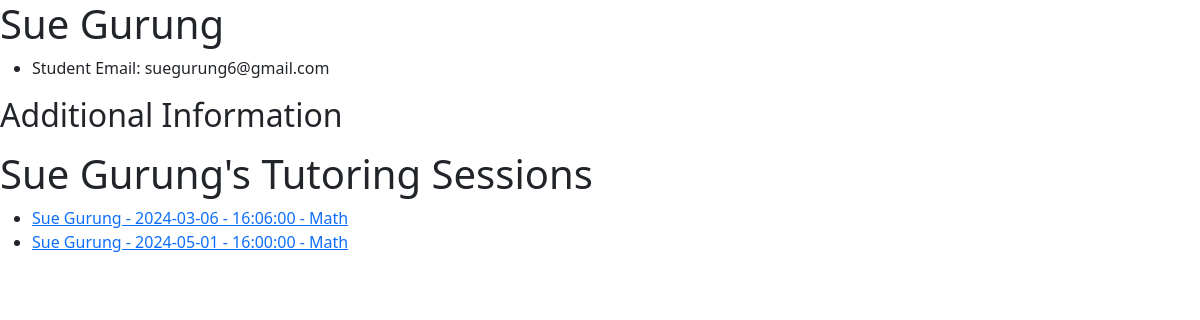
The page /tutoring_student/student/2/ (signed in) on the database its author committed.
### tutoring_student/models.py (models this page shows, shortened)
class Student(models.Model):
    user = models.OneToOneField(User, on_delete=models.CASCADE)
    studentName = models.CharField(max_length=100)
    email = models.EmailField("Email Address")
    password = models.CharField(max_length=100, default="123456")
    phone = models.CharField(max_length=15, null=True)
    location = models.CharField(max_length=100, null=True)
    howDidYouHear = models.CharField(max_length=100, null=True)
    additionalComments = models.TextField(null=True)

class TutoringSession(models.Model):
    def __str__(self):
        return self.student.studentName + " - " + str(self.date) + " - " + str(self.time) + " - " + self.subject
    date = models.DateField("Date of Session")
    time = models.TimeField("Time of Session")
    duration = models.DecimalField("Duration of Session (Hours)", max_digits = 2, decimal_places = 1, validators=[MaxValueValidator(1.5)] )
    subject = models.CharField(max_length=100)
    description = models.TextField("Further Description of Student Needs")
    gradeLevel = models.CharField(max_length=100)
    preferredPlatform = models.CharField(default="Zoom", max_length=100)
    student = models.ForeignKey(Student, on_delete=models.CASCADE)
    tutor = models.ForeignKey(Tutor, on_delete=models.CASCADE, null=True)

### tutoring_student/views.py (the view)
# urls.py: path("student/<int:student_id>/", views.student_details, name="student_details"),
@user_passes_test(check_tutor)
def student_details(request, student_id):
    student = get_object_or_404(Student, pk=student_id)
    tutoringSessionList = []
    if student is None:
        raise Http404("Student does not exist")
    else:
        tutoringSessionList = TutoringSession.objects.filter(student=student).order_by(
            "date"
        )
    return render(
        request,
        "tutoring_student/student_details.html",
        {"student": student, "tutoringSessionList": tutoringSessionList},
    )

### tutoring_student/views.py (called while the page is built)
def check_tutor(user):
    if user is None or not user.is_authenticated:
        return False
    else:
        try:
            tutor = Tutor.objects.get(user=user)
            if tutor is not None:
                return True
            else:
                return False
        except Tutor.DoesNotExist:
            return False

### tutoring_student/templates/tutoring_student/student_details.html (shortened to what this page needs)
<html>
  <head>
    <link
      href="https://cdn.jsdelivr.net/npm/bootstrap@5.0.2/dist/css/bootstrap.min.css"
      rel="stylesheet"
    />
  </head>
  <body>
    <div>
      <h1>{{student.studentName}}</h1>
      <ul>
        <li>Student Email: {{student.email}}</li>
      </ul>
      <h2>Additional Information</h2>
    </div>
    <div>
      <h1>{{student.studentName}}'s Tutoring Sessions</h1>
      {% if tutoringSessionList %}
      <ul>
        {% for session in tutoringSessionList %}
        <li>
          <a href="{% url 'tutoring_student:session_details' session.id %}"
            >{{ session }}</a
          >
        </li>
        {% endfor %}
      </ul>
      {% else %}
      <p>No tutoring sessions.</p>
      {% endif %}
    </div>
  </body>
</html>

### rows shown on the page
Student: email "suegurung6@gmail.com", studentName "Sue Gurung"
TutoringSession: student+date+time "Sue Gurung - 2024-03-06 - 16:06:00 - Math"
TutoringSession: student+date+time "Sue Gurung - 2024-05-01 - 16:00:00 - Math"
